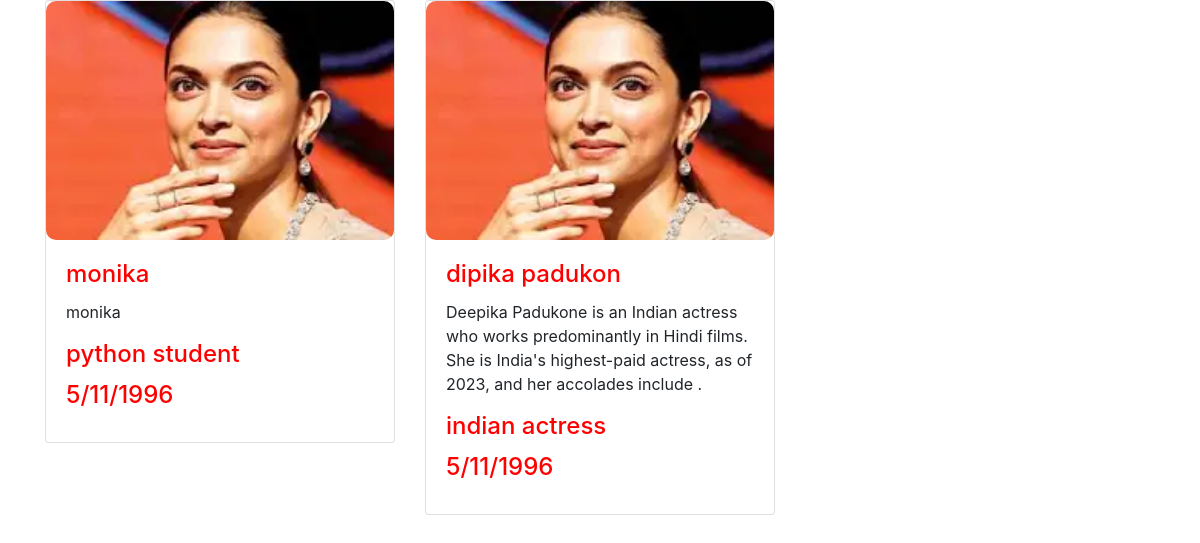
Before: /view with the older database file.
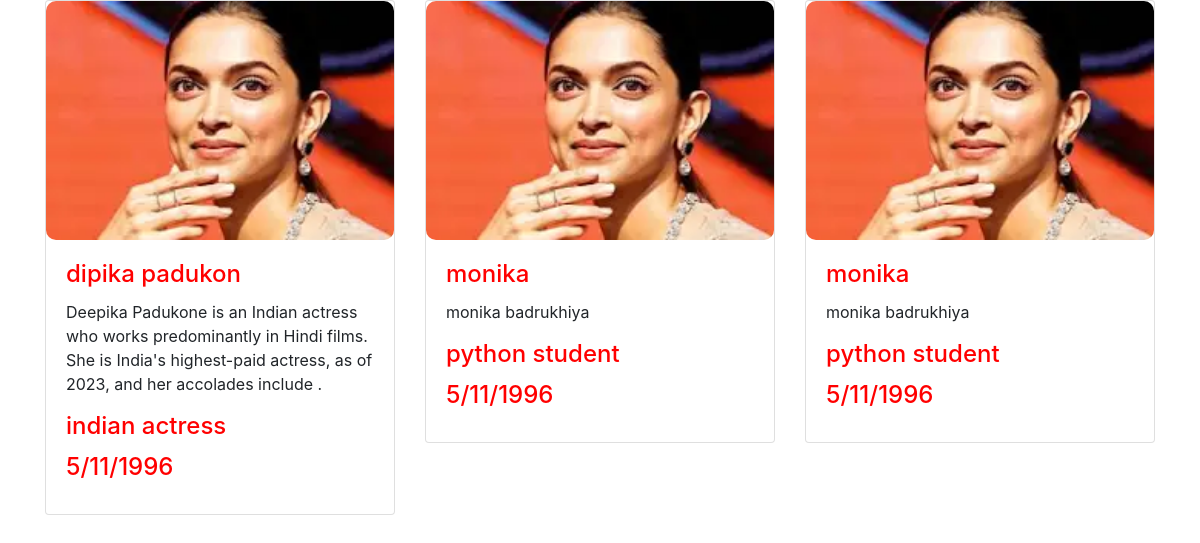
After: the same page with the newer database file.
### cardapp/models.py (models this page shows)
class Form(models.Model):
    Header=models.CharField(max_length=200)
    Disctiption=models.CharField(max_length=200)
    Readmore=models.CharField(max_length=200)
    footer=models.CharField(max_length=200)

### cardapp/views.py (the view)
# urls.py: path('view',views.viewdata),
def viewdata(request):
        data=Form.objects.all()
        return render(request,"card.html",{'data':data})

### cardapp/static/template/card.html (shortened to what this page needs)
{% load static %}
<!DOCTYPE html>
<html lang="en">
<head>
</head>
<body>
  <!DOCTYPE html>
<html lang="en">
<head>
  <link rel="stylesheet" href="https://cdn.jsdelivr.net/npm/bootstrap@4.6.2/dist/css/bootstrap.min.css">
  <link rel="stylesheet" href="{% static 'css/style.css' %}">
</head>
<body>
<div class="container">
  <div class="row">
    {% for i in data %}
    <div class="col-4">
      <div class="card" style="width:350px">
        <img class="card-img-top" src="{% static "imgage/img.jpg" %}" alt="Card image" style="width:100%">
        <div class="card-body">
          <h4 class="card-title">{{i.Header}}</h4>
          <p class="card-text">{{i.Disctiption}}</p>
          <h4 class="card-title">{{i.Readmore}}</h4>
          <h4 class="card-title">{{i.footer}}</h4>
        </div>
      </div>
    </div>
  {% endfor%}
  </div>
  <br>
</body>
</html>
</body>
</html>

### cardapp/static/css/style.css (style rules this page uses)
.card-body { border-radius: 50px; border-color: whitesmoke; }
.card-title { color: red; }
.card-img-top { border-radius: 10px; }

Changed rows visible on the page:
removed Form: Header "monika", Disctiption "monika", Readmore "python student", footer "5/11/1996"
added Form: Header "monika", Disctiption "monika badrukhiya", Readmore "python student", footer "5/11/1996"
added Form: Header "monika", Disctiption "monika badrukhiya", Readmore "python student", footer "5/11/1996"
